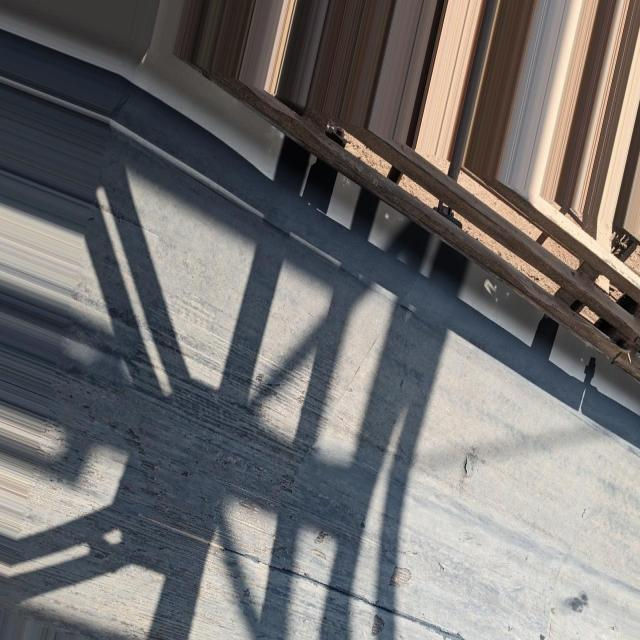
#> input picture YOLOv11/data/test/images/2094.jpg, 640 x 640 px; its folder holds only this picture in this run
$ python view_dataset.py
#> lines starting #> are read from the running program, lines starting #| are printed output that depends on the picture; after the words box and inside, x2 and y2 are one past the last pixel; in counts of white or black regions, pixels touching at a corner belong together
import os
import cv2
import yaml
import glob
import numpy as np
from collections import defaultdict

# === CONFIGURACIÓN ===
dataset_dir = "./Dataset"  # carpeta Dataset con train/, valid/, test/ y data.yaml
image_exts = (".jpg", ".jpeg", ".png")
split = "train"  # split inicial

# === 1. LEER CLASES DESDE data.yaml ===
data_yaml_path = os.path.join(dataset_dir, "data.yaml")
if not os.path.exists(data_yaml_path):
    raise FileNotFoundError(f"No se encontró 'data.yaml' en {dataset_dir}")

with open(data_yaml_path, "r", encoding="utf-8") as f:
    data_yaml = yaml.safe_load(f)

class_names = data_yaml.get("names") or data_yaml.get("classes")
if not class_names:
    raise ValueError("No se encontraron 'names' ni 'classes' en data.yaml")

# === 2. FUNCIÓN PARA CARGAR IMÁGENES DE UN SPLIT ===
def load_images(split):
    images_path = os.path.join(dataset_dir, split, "images")
    labels_path = os.path.join(dataset_dir, split, "labels")

    image_files = []
    for ext in image_exts:
        image_files.extend(glob.glob(os.path.join(images_path, f"*{ext}")))

    if not image_files:
        raise ValueError(f"No se encontraron imágenes en {images_path}")

    return image_files, labels_path

image_files, labels_path = load_images(split)

# === 3. GENERAR PALETA DE COLORES PARA BBOX ===
np.random.seed(45)
colors = [tuple(int(c) for c in np.random.randint(0, 255, size=3)) for _ in range(len(class_names))]

# === 4. FUNCIÓN PARA DIBUJAR BOXES Y RETORNAR CONTADOR POR CLASE ===
def draw_boxes(img, label_file):
    h, w = img.shape[:2]
    class_counts = defaultdict(int)

    if not os.path.exists(label_file):
        return img, class_counts

    with open(label_file, "r") as f:
        for line in f:
            parts = line.strip().split()
            if len(parts) < 5:
                continue
            cls_id, x_c, y_c, bw, bh = map(float, parts[:5])
            cls_id = int(cls_id)

            class_counts[cls_id] += 1

            x_c *= w
            y_c *= h
            bw *= w
            bh *= h

            x1 = int(x_c - bw / 2)
            y1 = int(y_c - bh / 2)
            x2 = int(x_c + bw / 2)
            y2 = int(y_c + bh / 2)

            color = colors[cls_id % len(colors)]
            cv2.rectangle(img, (x1, y1), (x2, y2), color, 2)  # bbox más delgado

            label_text = class_names[cls_id] if cls_id < len(class_names) else str(cls_id)
            font = cv2.FONT_HERSHEY_SIMPLEX
            font_scale = 0.6
            thickness = 1
            (text_w, text_h), baseline = cv2.getTextSize(label_text, font, font_scale, thickness)

            # Intentar colocar arriba del bbox
            text_x1 = x1
            text_y1 = y1 - text_h - baseline - 3
            text_x2 = x1 + text_w + 4
            text_y2 = y1

            # Si se sale arriba, colocarlo debajo del bbox
            if text_y1 < 0:
                text_y1 = y2 + 3
                text_y2 = y2 + text_h + baseline + 3

            cv2.rectangle(img, (text_x1, text_y1), (text_x2, text_y2), color, -1)
            cv2.putText(img, label_text, (text_x1 + 2, text_y2 - 4),
                        font, font_scale, (255, 255, 255), thickness, cv2.LINE_AA)

    return img, class_counts

# === 5. FUNCIÓN PARA DIBUJAR LEYENDA ===
def draw_legend(split, idx, num_images, class_names, class_counts):
    legend_width = 300
    legend_height = 600  # ajusta según tu ventana
    canvas = np.zeros((legend_height, legend_width, 3), dtype=np.uint8)
    canvas[:] = (50, 60, 90)  # azul frío

    font = cv2.FONT_HERSHEY_SIMPLEX
    font_scale = 0.6
    thickness = 1
    y_start = 30
    line_height = 25

    total_objects = sum(class_counts.values())
    info_lines = [
        f"Split: {split}",
        f"Imagen: {idx+1}/{num_images}",
        f"Total objetos: {total_objects}",
        "",
        "Comandos:",
        "'d': siguiente",
        "'a': anterior",
        "ESC: salir",
        "Train (t), Valid (v), Test (p)",
        "",
        "Conteo por clase:"
    ]

    y = y_start
    for line in info_lines:
        color = (255, 255, 0) if "Split" in line or "Total objetos" in line else (255, 255, 255)
        cv2.putText(canvas, line, (10, y), font, font_scale, color, thickness, cv2.LINE_AA)
        y += line_height

    # Mostrar cantidad por clase con círculo del color de la clase
    for i, cls_name in enumerate(class_names):
        count = class_counts.get(i, 0)
        txt = f"{cls_name}: {count}"
        color = colors[i % len(colors)]

        cv2.circle(canvas, (20, y - 8), 6, color, -1)  # círculo
        cv2.putText(canvas, txt, (40, y), font, font_scale,
                    (255, 255, 255), thickness, cv2.LINE_AA)
        y += line_height

    return canvas

# === 6. BUCLE PRINCIPAL DE VISUALIZACIÓN ===
idx = 0
num_images = len(image_files)

while True:
    if idx < 0:
        idx = 0
    if idx >= num_images:
        idx = num_images - 1

    img_path = image_files[idx]
    filename = os.path.splitext(os.path.basename(img_path))[0]
    label_file = os.path.join(labels_path, filename + ".txt")

    img = cv2.imread(img_path)
#> img is the input picture: shape (640, 640, 3); mean B, G, R 111.8, 112.1, 114
    if img is None:
        print(f"No se pudo leer la imagen: {img_path}")
        idx += 1
        continue

    img, class_counts = draw_boxes(img, label_file)
#> class_counts = 0 items
    legend = draw_legend(split, idx, num_images, class_names, class_counts)
#> in draw_legend, `total_objects = sum(class_counts.values())`: total_objects = 0
#> in draw_legend, `info_lines = [ f"Split: {split}", f"Imagen: {idx+1}/{num_images}", f"T..`: info_lines = ['Split: train', 'Imagen: 1/1', 'Total objetos: 0', '', 'Comandos:', "'d': siguiente", "'a': anterior", 'ESC: salir', 'Train (t), Valid (v), Test (p)', '', 'Conteo por clase:']
#> the loop in draw_legend, `for line in info_lines:` made 11 passes
#> (line, color, y) on passes 1 to 11: ('Split: train', (255, 255, 0), 55), ('Imagen: 1/1', (255, 255, 255), 80), ('Total objetos: 0', (255, 255, 0), 105), ('', (255, 255, 255), 130), ('Comandos:', (255, 255, 255), 155), ("'d': siguiente", (255, 255, 255), 180), ("'a': anterior", (255, 255, 255), 205), ('ESC: salir', (255, 255, 255), 230), ('Train (t), Valid (v), Test (p)', (255, 255, 255), 255), ('', (255, 255, 255), 280), ('Conteo por clase:', (255, 255, 255), 305)
#> after the loop in draw_legend, `for line in info_lines:`:
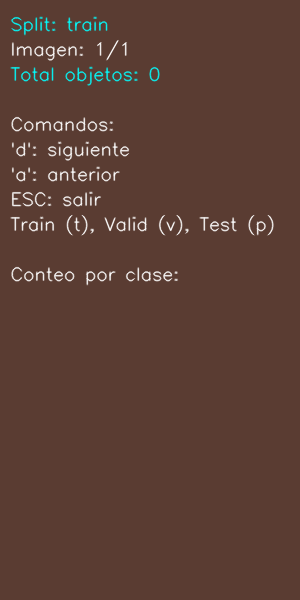
#> canvas: shape (600, 300, 3); mean of channels 0, 1, 2 53.7, 63.5, 92; drawn as B, G, R
#> after the loop in draw_legend, `for line in info_lines:`: y = 305
#> the loop in draw_legend, `for i, cls_name in enumerate(class_names):` made 5 passes
#> (txt, y) on passes 1 to 5: ('Hole: 0', 330), ('Impact Damage: 0', 355), ('Puncture: 0', 380), ('Tear: 0', 405), ('Wear: 0', 430)
#> after the loop in draw_legend, `for i, cls_name in enumerate(class_names):`:
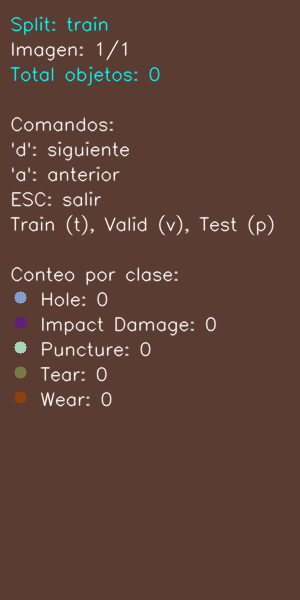
#> canvas: shape (600, 300, 3); 2.08% of pixels changed, all inside (x1, y1, x2, y2) = (14, 291, 217, 407); drawn as B, G, R
#> after the loop in draw_legend, `for i, cls_name in enumerate(class_names):`: y = 430

    if legend.shape[0] != img.shape[0]:
        legend = cv2.resize(legend, (legend.shape[1], img.shape[0]))
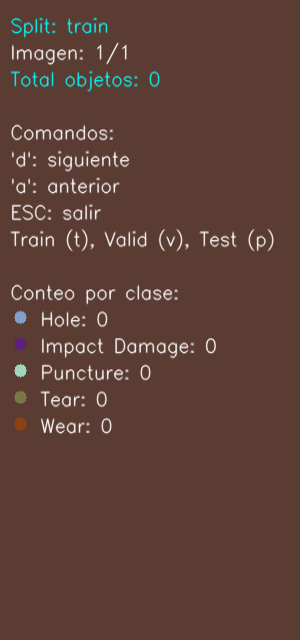
#> legend: shape (640, 300, 3); mean of channels 0, 1, 2 55.4, 65.1, 93.3; drawn as B, G, R

    combined = np.hstack((img, legend))
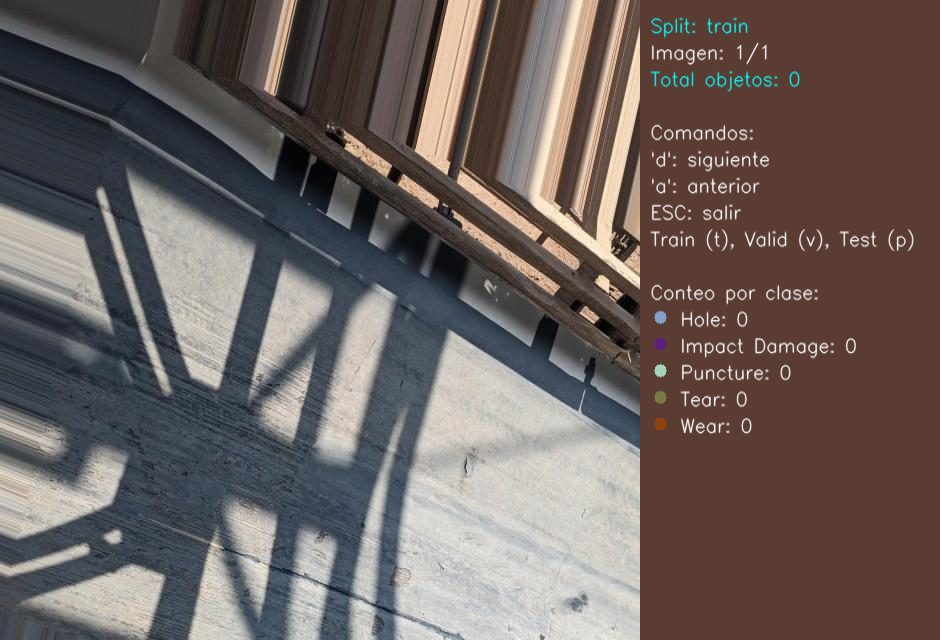
#> combined: shape (640, 940, 3); mean B, G, R 93.8, 97.1, 107.4
    cv2.imshow("Visualizador Dataset", combined)

    key = cv2.waitKey(0) & 0xFF
#> (key Esc is pressed here)
    if key == 27:  # ESC
        break
    elif key == ord('d'):  # siguiente
        idx = min(num_images - 1, idx + 1)
    elif key == ord('a'):  # anterior
        idx = max(0, idx - 1)
    elif key == ord('t'):
        split = "train"
        image_files, labels_path = load_images(split)
        num_images = len(image_files)
        idx = 0
    elif key == ord('v'):
        split = "valid"
        image_files, labels_path = load_images(split)
        num_images = len(image_files)
        idx = 0
    elif key == ord('p'):
        split = "test"
        image_files, labels_path = load_images(split)
        num_images = len(image_files)
        idx = 0

cv2.destroyAllWindows()
